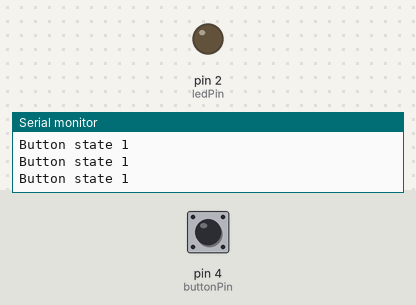
Bench run of a sketch on a simulated Arduino Uno, built with avr-gcc and run on an emulated ATmega328P. Parts: output pins drawn as LEDs (lit = HIGH), the last lines printed to the serial monitor. Dashed ring = blinking. Inputs (shaded band) come from the test bench; at power-on: pin 4 (buttonPin) HIGH.

Above: at 1.2 s.
1.3 s: pin 4 (buttonPin) pulled LOW for 0.15 s
At 1.39 s:
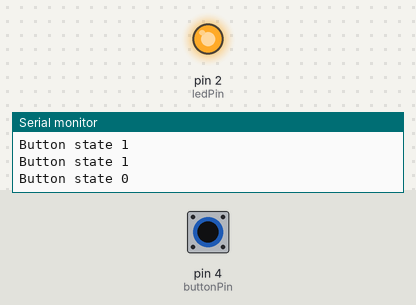
2.9 s: pin 4 (buttonPin) pulled LOW for 1 s
At 5.3 s:
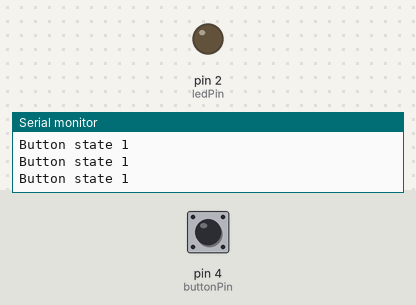
6.9 s: pin 4 (buttonPin) pulsed LOW 2 times (0.12 s each, 0.3 s apart)
At 7.26 s:
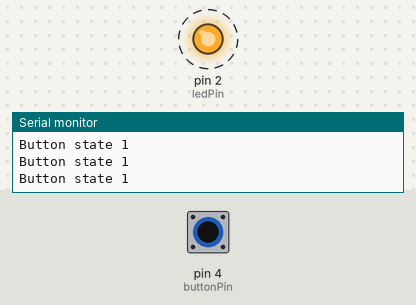
10.5 s: pin 4 (buttonPin) pulsed LOW 5 times (0.12 s each, 0.3 s apart)
At 13.2 s:
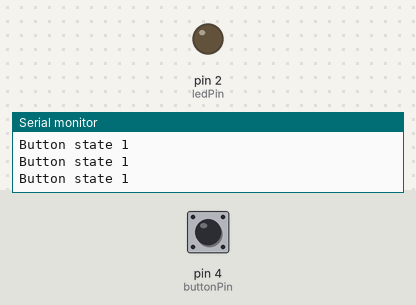
Timing chart, 0 to 14.7 s (numbered marks = the images above; inputs shaded):
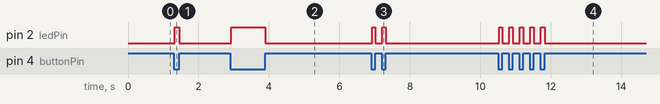

The sketch:

Lab_Sketch_6.ino
```cpp
int ledPin = 2;
int buttonPin = 4;
int buttonReader;

void setup() {
  Serial.begin(9600);
  pinMode(ledPin, OUTPUT);
  pinMode(buttonPin, INPUT);
}


void loop() {

  buttonReader = digitalRead(buttonPin);
  digitalWrite(ledPin, LOW);
  Serial.print("Button state ");
  Serial.println(buttonReader);

  while (buttonReader == 0) {
    digitalWrite(ledPin, HIGH);
    buttonReader = digitalRead(buttonPin);
  }
}
```

Measured:
- after the input at 1.3 s, pin 2 (ledPin): LOW → HIGH at once, → LOW 0.12 s later
- after the input at 2.9 s, pin 2 (ledPin): LOW → HIGH at once, → LOW 0.97 s later
- after the input at 6.9 s, pin 2 (ledPin): alternates HIGH for 0.10 s and LOW for 0.20 s, 4 changes in all, then stays LOW, starting at once
- after the input at 10.5 s, pin 2 (ledPin): alternates HIGH for 0.10 s and LOW for 0.20 s, 10 changes in all, then stays LOW, starting at once
